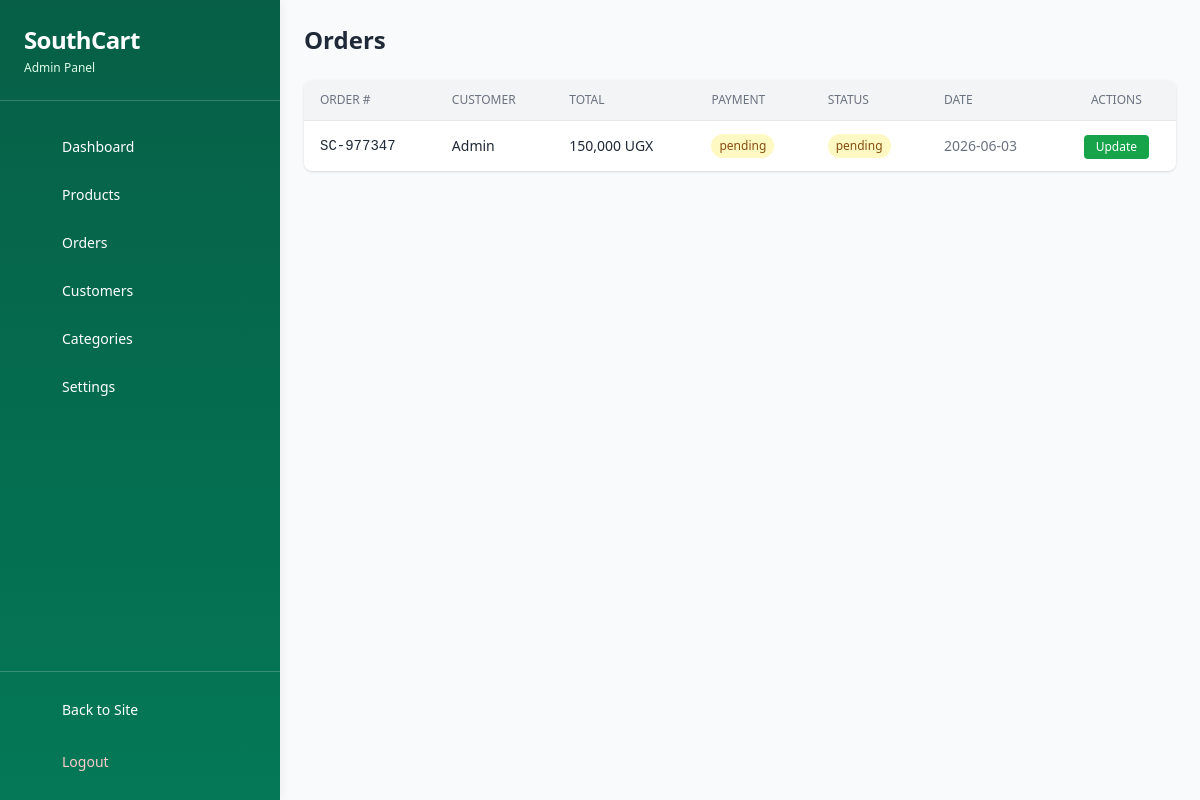
Page /admin/orders (signed in) on the committed database.
### tables this page shows
CREATE TABLE orders (
            id INTEGER PRIMARY KEY AUTOINCREMENT,
            order_number TEXT UNIQUE NOT NULL,
            user_id INTEGER NOT NULL,
            total_amount_ugx INTEGER NOT NULL,
            shipping_address TEXT NOT NULL,
            city TEXT NOT NULL,
            phone TEXT NOT NULL,
            payment_method TEXT,
            payment_status TEXT DEFAULT 'pending',
            order_status TEXT DEFAULT 'pending',
            tracking_info TEXT,
            created_at TIMESTAMP DEFAULT CURRENT_TIMESTAMP,
            FOREIGN KEY (user_id) REFERENCES users (id)
        );

CREATE TABLE users (
            id INTEGER PRIMARY KEY AUTOINCREMENT,
            name TEXT NOT NULL,
            phone TEXT UNIQUE,
            password TEXT NOT NULL,
            address TEXT,
            city TEXT,
            is_admin INTEGER DEFAULT 0,
            created_at TIMESTAMP DEFAULT CURRENT_TIMESTAMP
        );

### app.py (the view)
@app.route('/admin/orders')
@admin_required
def admin_orders():
    db = get_db()
    orders = db.execute('SELECT o.*, u.name as customer_name FROM orders o JOIN users u ON o.user_id = u.id ORDER BY o.created_at DESC').fetchall()
    return render_template('admin/orders.html', orders=orders, cart_count=get_cart_count())

### app.py (called while the page is built)
def get_db():
    db = getattr(g, '_database', None)
    if db is None:
        db = g._database = sqlite3.connect('database.db')
        db.row_factory = sqlite3.Row
    return db

@app.teardown_appcontext
def close_connection(exception):
    db = getattr(g, '_database', None)
    if db is not None:
        db.close()

@app.context_processor
def utility_processor():
    db = get_db()
    rates_json = db.execute("SELECT value FROM settings WHERE key = 'currency_rates'").fetchone()
    rates = json.loads(rates_json['value']) if rates_json else {'UGX':1,'SSP':0.026,'USD':0.00027}
    whatsapp = db.execute("SELECT value FROM settings WHERE key = 'whatsapp_number'").fetchone()
    whatsapp_number = whatsapp['value'] if whatsapp else '+256782713764'
    categories = db.execute('SELECT id, name FROM categories ORDER BY name').fetchall()
    return dict(rates=rates, whatsapp_number=whatsapp_number, categories=categories)

def get_cart_count():
    if 'user_id' in session:
        db = get_db()
        cart = db.execute('SELECT SUM(quantity) as count FROM cart WHERE user_id = ?', (session['user_id'],)).fetchone()
        return cart['count'] or 0
    elif 'cart' in session:
        return sum(session['cart'].values())
    return 0

def admin_required(f):
    @wraps(f)
    def decorated(*args, **kwargs):
        if 'user_id' not in session:
            flash('Please login', 'warning')
            return redirect(url_for('login'))
        db = get_db()
        user = db.execute('SELECT is_admin FROM users WHERE id = ?', (session['user_id'],)).fetchone()
        if not user or user['is_admin'] != 1:
            flash('Admin access required', 'danger')
            return redirect(url_for('index'))
        return f(*args, **kwargs)
    return decorated

### templates/admin/orders.html (shortened to what this page needs)
{% extends "admin/base.html" %}
{% block content %}
<div>
    <div class="flex justify-between items-center mb-6">
        <h1 class="text-2xl font-bold">Orders</h1>
    </div>
    <div class="bg-white rounded-lg shadow overflow-hidden">
        <div class="table-container">
            <table class="min-w-full divide-y divide-gray-200">
                <thead class="bg-gray-100">
                    <tr>
                        <th class="px-4 py-3 text-left text-xs font-medium text-gray-500 uppercase">Order #</th>
                        <th class="px-4 py-3 text-left text-xs font-medium text-gray-500 uppercase">Customer</th>
                        <th class="px-4 py-3 text-left text-xs font-medium text-gray-500 uppercase">Total</th>
                        <th class="px-4 py-3 text-left text-xs font-medium text-gray-500 uppercase">Payment</th>
                        <th class="px-4 py-3 text-left text-xs font-medium text-gray-500 uppercase">Status</th>
                        <th class="px-4 py-3 text-left text-xs font-medium text-gray-500 uppercase">Date</th>
                        <th class="px-4 py-3 text-center text-xs font-medium text-gray-500 uppercase">Actions</th>
                    </tr>
                </thead>
                <tbody class="divide-y divide-gray-100">
                    {% for order in orders %}
                    <tr class="hover:bg-gray-50">
                        <td class="px-4 py-3 text-sm font-mono">{{ order.order_number }}</td>
                        <td class="px-4 py-3 text-sm">{{ order.customer_name }}</td>
                        <td class="px-4 py-3 text-sm font-medium">{{ "{:,.0f}".format(order.total_amount_ugx) }} UGX</td>
                        <td class="px-4 py-3 text-sm">
                            <span class="inline-flex px-2 py-1 rounded-full text-xs font-medium
                                {% if order.payment_status == 'paid' %}bg-green-100 text-green-800
                                {% elif order.payment_status == 'pending' %}bg-yellow-100 text-yellow-800
                                {% else %}bg-gray-100 text-gray-800{% endif %}">
                                {{ order.payment_status }}
                            </span>
                        </td>
                        <td class="px-4 py-3 text-sm">
                            <span class="inline-flex px-2 py-1 rounded-full text-xs font-medium
                                {% if order.order_status == 'delivered' %}bg-green-100 text-green-800
                                {% elif order.order_status == 'pending' %}bg-yellow-100 text-yellow-800
                                {% else %}bg-blue-100 text-blue-800{% endif %}">
                                {{ order.order_status }}
                            </span>
                        </td>
                        <td class="px-4 py-3 text-sm text-gray-500">{{ order.created_at[:10] }}</td>
                        <td class="px-4 py-3 text-center">
                            <button onclick="openOrderModal({{ order.id }}, '{{ order.order_status }}', '{{ order.payment_status }}', '{{ order.tracking_info or '' }}')"
                                    class="bg-green-600 text-white px-3 py-1 rounded text-xs hover:bg-green-700">Update</button>
                        </td>
                    </tr>
                    {% else %}
                    <tr>
                        <td colspan="7" class="px-4 py-8 text-center text-gray-400">No orders yet</td>
                    </tr>
                    {% endfor %}
                </tbody>
            </table>
        </div>
    </div>
</div>
{% endblock %}

### templates/admin/base.html (style rules this page uses)
.table-container { overflow-x: auto; -webkit-overflow-scrolling: touch; }

### rows in the picture
orders: order_number "SC-977347", customer_name "Admin", total_amount_ugx "150,000", payment_status "pending", order_status "pending", created_at "2026-06-03"
